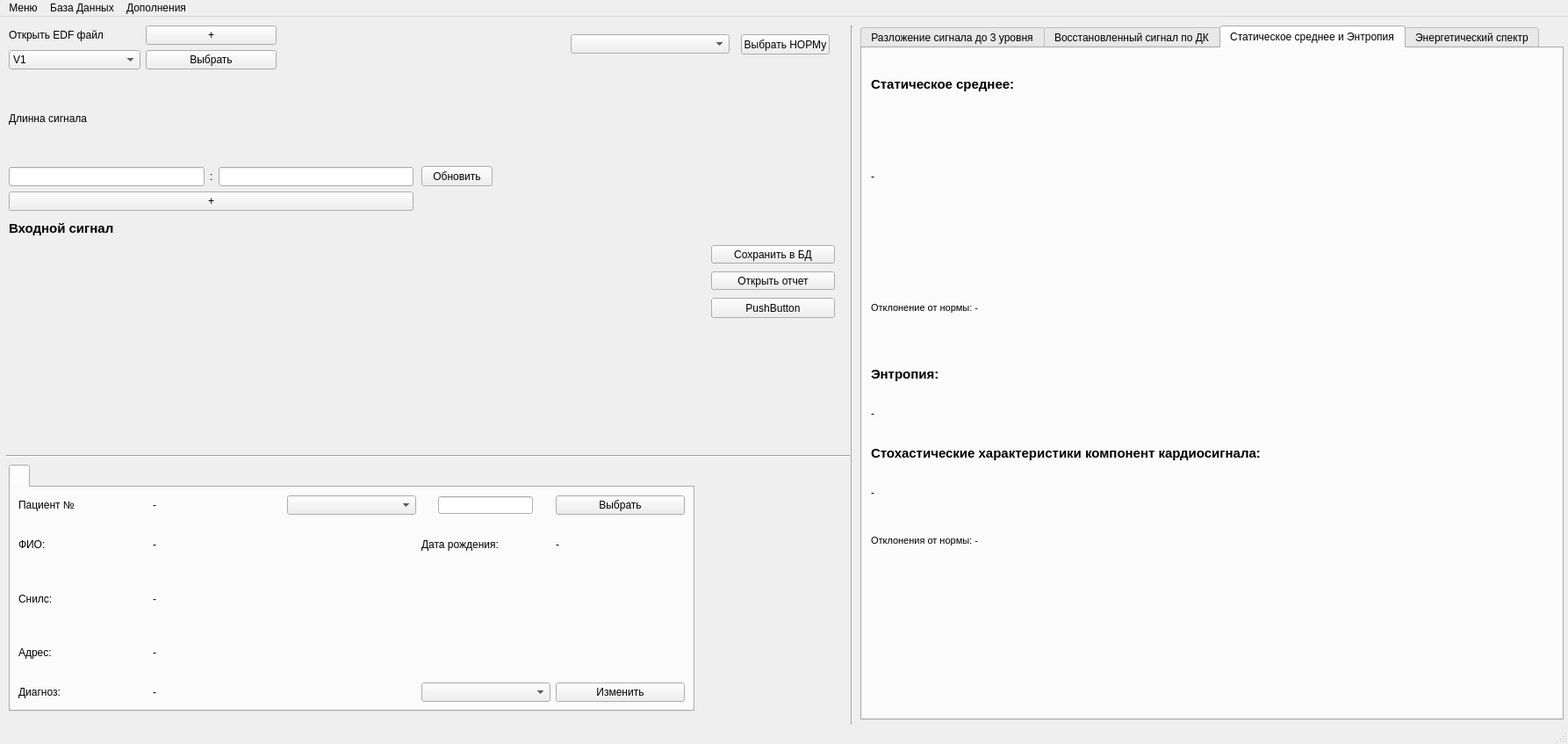
<?xml version="1.0" encoding="UTF-8"?>
<ui version="4.0">
 <class>MainWindow</class>
 <widget class="QMainWindow" name="MainWindow">
  <property name="geometry">
   <rect>
    <x>0</x>
    <y>0</y>
    <width>1786</width>
    <height>847</height>
   </rect>
  </property>
  <property name="windowTitle">
   <string>MainWindow</string>
  </property>
  <widget class="QWidget" name="centralwidget">
   <widget class="Line" name="line">
    <property name="geometry">
     <rect>
      <x>960</x>
      <y>10</y>
      <width>20</width>
      <height>881</height>
     </rect>
    </property>
    <property name="orientation">
     <enum>Qt::Vertical</enum>
    </property>
   </widget>
   <widget class="QWidget" name="layoutWidget">
    <property name="geometry">
     <rect>
      <x>10</x>
      <y>10</y>
      <width>461</width>
      <height>211</height>
     </rect>
    </property>
    <layout class="QVBoxLayout" name="verticalLayout">
     <item>
      <layout class="QGridLayout" name="gridLayout">
       <item row="0" column="0">
        <widget class="QLabel" name="label">
         <property name="text">
          <string>Открыть EDF файл</string>
         </property>
        </widget>
       </item>
       <item row="1" column="0">
        <widget class="QComboBox" name="comboBox">
         <item>
          <property name="text">
           <string>V1</string>
          </property>
         </item>
         <item>
          <property name="text">
           <string>V2</string>
          </property>
         </item>
         <item>
          <property name="text">
           <string>V3</string>
          </property>
         </item>
         <item>
          <property name="text">
           <string>VR</string>
          </property>
         </item>
         <item>
          <property name="text">
           <string>VL</string>
          </property>
         </item>
         <item>
          <property name="text">
           <string>VF</string>
          </property>
         </item>
        </widget>
       </item>
       <item row="0" column="1">
        <widget class="QPushButton" name="pushButton">
         <property name="text">
          <string>+</string>
         </property>
        </widget>
       </item>
       <item row="0" column="2">
        <widget class="QLabel" name="label_4">
         <property name="text">
          <string/>
         </property>
        </widget>
       </item>
       <item row="1" column="1">
        <widget class="QPushButton" name="pushButton_7">
         <property name="text">
          <string>Выбрать</string>
         </property>
        </widget>
       </item>
      </layout>
     </item>
     <item>
      <layout class="QGridLayout" name="gridLayout_2">
       <item row="1" column="2">
        <widget class="QLineEdit" name="lineEdit_2"/>
       </item>
       <item row="1" column="1">
        <widget class="QLabel" name="label_3">
         <property name="text">
          <string>:</string>
         </property>
        </widget>
       </item>
       <item row="1" column="0">
        <widget class="QLineEdit" name="lineEdit"/>
       </item>
       <item row="0" column="0">
        <widget class="QLabel" name="label_2">
         <property name="text">
          <string>Длинна сигнала</string>
         </property>
        </widget>
       </item>
      </layout>
     </item>
     <item>
      <widget class="QPushButton" name="pushButton_3">
       <property name="text">
        <string>+</string>
       </property>
      </widget>
     </item>
    </layout>
   </widget>
   <widget class="QPushButton" name="pushButton_4">
    <property name="geometry">
     <rect>
      <x>480</x>
      <y>170</y>
      <width>81</width>
      <height>23</height>
     </rect>
    </property>
    <property name="text">
     <string>Обновить</string>
    </property>
   </widget>
   <widget class="QTabWidget" name="tabWidget">
    <property name="geometry">
     <rect>
      <x>980</x>
      <y>10</y>
      <width>801</width>
      <height>791</height>
     </rect>
    </property>
    <property name="currentIndex">
     <number>2</number>
    </property>
    <widget class="QWidget" name="tab">
     <attribute name="title">
      <string>Разложение сигнала до 3 уровня</string>
     </attribute>
     <widget class="PlotWidget" name="widget" native="true">
      <property name="geometry">
       <rect>
        <x>10</x>
        <y>40</y>
        <width>779</width>
        <height>171</height>
       </rect>
      </property>
     </widget>
     <widget class="QLabel" name="label_7">
      <property name="geometry">
       <rect>
        <x>10</x>
        <y>10</y>
        <width>781</width>
        <height>21</height>
       </rect>
      </property>
      <property name="font">
       <font>
        <pointsize>11</pointsize>
        <weight>75</weight>
        <bold>true</bold>
       </font>
      </property>
      <property name="text">
       <string>Разложение сигнала до уровня 1</string>
      </property>
     </widget>
     <widget class="QLabel" name="label_8">
      <property name="geometry">
       <rect>
        <x>10</x>
        <y>220</y>
        <width>781</width>
        <height>21</height>
       </rect>
      </property>
      <property name="font">
       <font>
        <pointsize>11</pointsize>
        <weight>75</weight>
        <bold>true</bold>
       </font>
      </property>
      <property name="text">
       <string>Разложение сигнала до уровня 2</string>
      </property>
     </widget>
     <widget class="PlotWidget" name="widget_2" native="true">
      <property name="geometry">
       <rect>
        <x>10</x>
        <y>250</y>
        <width>779</width>
        <height>171</height>
       </rect>
      </property>
     </widget>
     <widget class="PlotWidget" name="widget_3" native="true">
      <property name="geometry">
       <rect>
        <x>10</x>
        <y>460</y>
        <width>779</width>
        <height>171</height>
       </rect>
      </property>
     </widget>
     <widget class="QLabel" name="label_9">
      <property name="geometry">
       <rect>
        <x>10</x>
        <y>430</y>
        <width>781</width>
        <height>21</height>
       </rect>
      </property>
      <property name="font">
       <font>
        <pointsize>11</pointsize>
        <weight>75</weight>
        <bold>true</bold>
       </font>
      </property>
      <property name="text">
       <string>Разложение сигнала до уровня 3</string>
      </property>
     </widget>
    </widget>
    <widget class="QWidget" name="tab_2">
     <attribute name="title">
      <string>Восстановленный сигнал по ДК</string>
     </attribute>
     <widget class="PlotWidget" name="widget_5" native="true">
      <property name="geometry">
       <rect>
        <x>10</x>
        <y>40</y>
        <width>779</width>
        <height>171</height>
       </rect>
      </property>
     </widget>
     <widget class="QLabel" name="label_10">
      <property name="geometry">
       <rect>
        <x>10</x>
        <y>10</y>
        <width>781</width>
        <height>21</height>
       </rect>
      </property>
      <property name="font">
       <font>
        <pointsize>11</pointsize>
        <weight>75</weight>
        <bold>true</bold>
       </font>
      </property>
      <property name="text">
       <string>Восстановленный сигнал по детализирующим коэфициентам на частоте:</string>
      </property>
     </widget>
     <widget class="QLabel" name="label_11">
      <property name="geometry">
       <rect>
        <x>10</x>
        <y>220</y>
        <width>781</width>
        <height>21</height>
       </rect>
      </property>
      <property name="font">
       <font>
        <pointsize>11</pointsize>
        <weight>75</weight>
        <bold>true</bold>
       </font>
      </property>
      <property name="text">
       <string>Восстановленный сигнал по детализирующим коэфициентам на частоте:</string>
      </property>
     </widget>
     <widget class="PlotWidget" name="widget_6" native="true">
      <property name="geometry">
       <rect>
        <x>10</x>
        <y>250</y>
        <width>779</width>
        <height>171</height>
       </rect>
      </property>
     </widget>
     <widget class="PlotWidget" name="widget_7" native="true">
      <property name="geometry">
       <rect>
        <x>10</x>
        <y>460</y>
        <width>779</width>
        <height>171</height>
       </rect>
      </property>
     </widget>
     <widget class="QLabel" name="label_12">
      <property name="geometry">
       <rect>
        <x>10</x>
        <y>430</y>
        <width>781</width>
        <height>21</height>
       </rect>
      </property>
      <property name="font">
       <font>
        <pointsize>11</pointsize>
        <weight>75</weight>
        <bold>true</bold>
       </font>
      </property>
      <property name="text">
       <string>Восстановленный сигнал по детализирующим коэфициентам на частоте:</string>
      </property>
     </widget>
    </widget>
    <widget class="QWidget" name="tab_3">
     <attribute name="title">
      <string>Статическое среднее и Энтропия</string>
     </attribute>
     <widget class="QLabel" name="label_13">
      <property name="geometry">
       <rect>
        <x>10</x>
        <y>30</y>
        <width>271</width>
        <height>21</height>
       </rect>
      </property>
      <property name="font">
       <font>
        <pointsize>11</pointsize>
        <weight>75</weight>
        <bold>true</bold>
       </font>
      </property>
      <property name="text">
       <string>Статическое среднее:</string>
      </property>
     </widget>
     <widget class="QLabel" name="label_14">
      <property name="geometry">
       <rect>
        <x>10</x>
        <y>360</y>
        <width>271</width>
        <height>21</height>
       </rect>
      </property>
      <property name="font">
       <font>
        <pointsize>11</pointsize>
        <weight>75</weight>
        <bold>true</bold>
       </font>
      </property>
      <property name="text">
       <string>Энтропия:</string>
      </property>
     </widget>
     <widget class="QLabel" name="label_15">
      <property name="geometry">
       <rect>
        <x>10</x>
        <y>60</y>
        <width>771</width>
        <height>171</height>
       </rect>
      </property>
      <property name="text">
       <string>-</string>
      </property>
     </widget>
     <widget class="QLabel" name="label_16">
      <property name="geometry">
       <rect>
        <x>10</x>
        <y>390</y>
        <width>771</width>
        <height>51</height>
       </rect>
      </property>
      <property name="text">
       <string>-</string>
      </property>
     </widget>
     <widget class="QLabel" name="label_29">
      <property name="geometry">
       <rect>
        <x>10</x>
        <y>240</y>
        <width>771</width>
        <height>111</height>
       </rect>
      </property>
      <property name="font">
       <font>
        <pointsize>8</pointsize>
        <weight>50</weight>
        <bold>false</bold>
       </font>
      </property>
      <property name="text">
       <string>Отклонение от нормы: -</string>
      </property>
     </widget>
     <widget class="QLabel" name="label_35">
      <property name="geometry">
       <rect>
        <x>10</x>
        <y>450</y>
        <width>781</width>
        <height>21</height>
       </rect>
      </property>
      <property name="font">
       <font>
        <pointsize>11</pointsize>
        <weight>75</weight>
        <bold>true</bold>
       </font>
      </property>
      <property name="text">
       <string>Стохастические характеристики компонент кардиосигнала:</string>
      </property>
     </widget>
     <widget class="QLabel" name="label_36">
      <property name="geometry">
       <rect>
        <x>10</x>
        <y>480</y>
        <width>771</width>
        <height>51</height>
       </rect>
      </property>
      <property name="text">
       <string>-</string>
      </property>
     </widget>
     <widget class="QLabel" name="label_37">
      <property name="geometry">
       <rect>
        <x>10</x>
        <y>540</y>
        <width>771</width>
        <height>41</height>
       </rect>
      </property>
      <property name="font">
       <font>
        <pointsize>8</pointsize>
        <weight>50</weight>
        <bold>false</bold>
       </font>
      </property>
      <property name="text">
       <string>Отклонения от нормы: -</string>
      </property>
     </widget>
    </widget>
    <widget class="QWidget" name="tab_4">
     <attribute name="title">
      <string>Энергетический спектр</string>
     </attribute>
     <widget class="PlotWidget" name="widget_8" native="true">
      <property name="geometry">
       <rect>
        <x>10</x>
        <y>40</y>
        <width>779</width>
        <height>171</height>
       </rect>
      </property>
     </widget>
     <widget class="QLabel" name="label_17">
      <property name="geometry">
       <rect>
        <x>10</x>
        <y>10</y>
        <width>781</width>
        <height>21</height>
       </rect>
      </property>
      <property name="font">
       <font>
        <pointsize>11</pointsize>
        <weight>75</weight>
        <bold>true</bold>
       </font>
      </property>
      <property name="text">
       <string>Энергетический спектр PS1</string>
      </property>
     </widget>
     <widget class="PlotWidget" name="widget_9" native="true">
      <property name="geometry">
       <rect>
        <x>10</x>
        <y>250</y>
        <width>779</width>
        <height>171</height>
       </rect>
      </property>
     </widget>
     <widget class="QLabel" name="label_18">
      <property name="geometry">
       <rect>
        <x>10</x>
        <y>220</y>
        <width>781</width>
        <height>21</height>
       </rect>
      </property>
      <property name="font">
       <font>
        <pointsize>11</pointsize>
        <weight>75</weight>
        <bold>true</bold>
       </font>
      </property>
      <property name="text">
       <string>Энергетический спектр PS2</string>
      </property>
     </widget>
     <widget class="QLabel" name="label_31">
      <property name="geometry">
       <rect>
        <x>10</x>
        <y>430</y>
        <width>781</width>
        <height>21</height>
       </rect>
      </property>
      <property name="font">
       <font>
        <pointsize>11</pointsize>
        <weight>75</weight>
        <bold>true</bold>
       </font>
      </property>
      <property name="text">
       <string>Энергетический спектр PS3</string>
      </property>
     </widget>
     <widget class="PlotWidget" name="widget_18" native="true">
      <property name="geometry">
       <rect>
        <x>10</x>
        <y>460</y>
        <width>779</width>
        <height>171</height>
       </rect>
      </property>
     </widget>
    </widget>
   </widget>
   <widget class="PlotWidget" name="widget_4" native="true">
    <property name="geometry">
     <rect>
      <x>10</x>
      <y>260</y>
      <width>781</width>
      <height>229</height>
     </rect>
    </property>
   </widget>
   <widget class="QLabel" name="label_32">
    <property name="geometry">
     <rect>
      <x>10</x>
      <y>230</y>
      <width>781</width>
      <height>21</height>
     </rect>
    </property>
    <property name="font">
     <font>
      <pointsize>11</pointsize>
      <weight>75</weight>
      <bold>true</bold>
     </font>
    </property>
    <property name="text">
     <string>Входной сигнал</string>
    </property>
   </widget>
   <widget class="QPushButton" name="pushButton_5">
    <property name="geometry">
     <rect>
      <x>810</x>
      <y>260</y>
      <width>141</width>
      <height>21</height>
     </rect>
    </property>
    <property name="text">
     <string>Сохранить в БД</string>
    </property>
   </widget>
   <widget class="QPushButton" name="pushButton_6">
    <property name="geometry">
     <rect>
      <x>810</x>
      <y>290</y>
      <width>141</width>
      <height>21</height>
     </rect>
    </property>
    <property name="text">
     <string>Открыть отчет</string>
    </property>
   </widget>
   <widget class="QTabWidget" name="tabWidget">
    <property name="geometry">
     <rect>
      <x>10</x>
      <y>510</y>
      <width>781</width>
      <height>281</height>
     </rect>
    </property>
    <widget class="QWidget" name="Page1">
     <attribute name="title">
      <string/>
     </attribute>
     <layout class="QGridLayout" name="gridLayout_4">
      <item row="3" column="0">
       <widget class="QLabel" name="label_28">
        <property name="text">
         <string>Адрес:</string>
        </property>
       </widget>
      </item>
      <item row="0" column="0">
       <widget class="QLabel" name="label_19">
        <property name="text">
         <string>Пациент № </string>
        </property>
       </widget>
      </item>
      <item row="4" column="0">
       <widget class="QLabel" name="label_33">
        <property name="text">
         <string>Диагноз:</string>
        </property>
       </widget>
      </item>
      <item row="3" column="1" colspan="4">
       <widget class="QLabel" name="label_27">
        <property name="text">
         <string>-</string>
        </property>
       </widget>
      </item>
      <item row="1" column="4">
       <widget class="QLabel" name="label_24">
        <property name="text">
         <string>-</string>
        </property>
       </widget>
      </item>
      <item row="0" column="1">
       <widget class="QLabel" name="label_26">
        <property name="text">
         <string>-</string>
        </property>
       </widget>
      </item>
      <item row="4" column="1" colspan="2">
       <widget class="QLabel" name="label_34">
        <property name="text">
         <string>-</string>
        </property>
       </widget>
      </item>
      <item row="0" column="2">
       <widget class="QComboBox" name="comboBox_2"/>
      </item>
      <item row="1" column="0">
       <widget class="QLabel" name="label_20">
        <property name="text">
         <string>ФИО: </string>
        </property>
       </widget>
      </item>
      <item row="1" column="3">
       <widget class="QLabel" name="label_21">
        <property name="text">
         <string>Дата рождения:</string>
        </property>
       </widget>
      </item>
      <item row="1" column="1" colspan="2">
       <widget class="QLabel" name="label_23">
        <property name="text">
         <string>-</string>
        </property>
       </widget>
      </item>
      <item row="2" column="1" colspan="4">
       <widget class="QLabel" name="label_25">
        <property name="text">
         <string>-</string>
        </property>
       </widget>
      </item>
      <item row="2" column="0">
       <widget class="QLabel" name="label_22">
        <property name="text">
         <string>Снилс:</string>
        </property>
       </widget>
      </item>
      <item row="4" column="4">
       <widget class="QPushButton" name="pushButton_10">
        <property name="text">
         <string>Изменить</string>
        </property>
       </widget>
      </item>
      <item row="4" column="3">
       <widget class="QComboBox" name="comboBox_4"/>
      </item>
      <item row="0" column="4">
       <widget class="QPushButton" name="pushButton_8">
        <property name="text">
         <string>Выбрать</string>
        </property>
       </widget>
      </item>
      <item row="0" column="3" alignment="Qt::AlignHCenter">
       <widget class="QLineEdit" name="lineEdit_3">
        <property name="maximumSize">
         <size>
          <width>473</width>
          <height>20</height>
         </size>
        </property>
       </widget>
      </item>
     </layout>
    </widget>
   </widget>
   <widget class="Line" name="line_2">
    <property name="geometry">
     <rect>
      <x>7</x>
      <y>490</y>
      <width>961</width>
      <height>20</height>
     </rect>
    </property>
    <property name="orientation">
     <enum>Qt::Horizontal</enum>
    </property>
   </widget>
   <widget class="QPushButton" name="pushButton_2">
    <property name="geometry">
     <rect>
      <x>810</x>
      <y>320</y>
      <width>141</width>
      <height>23</height>
     </rect>
    </property>
    <property name="text">
     <string>PushButton</string>
    </property>
   </widget>
   <widget class="QPushButton" name="pushButton_9">
    <property name="geometry">
     <rect>
      <x>844</x>
      <y>20</y>
      <width>101</width>
      <height>23</height>
     </rect>
    </property>
    <property name="text">
     <string>Выбрать НОРМу</string>
    </property>
   </widget>
   <widget class="QComboBox" name="comboBox_3">
    <property name="geometry">
     <rect>
      <x>650</x>
      <y>20</y>
      <width>181</width>
      <height>22</height>
     </rect>
    </property>
   </widget>
  </widget>
  <widget class="QMenuBar" name="menubar">
   <property name="geometry">
    <rect>
     <x>0</x>
     <y>0</y>
     <width>1786</width>
     <height>21</height>
    </rect>
   </property>
   <widget class="QMenu" name="menu">
    <property name="title">
     <string>Меню</string>
    </property>
    <addaction name="action"/>
   </widget>
   <widget class="QMenu" name="menu_2">
    <property name="title">
     <string>База Данных</string>
    </property>
    <addaction name="action_2"/>
    <addaction name="separator"/>
    <addaction name="action_4"/>
    <addaction name="action_5"/>
    <addaction name="action_6"/>
   </widget>
   <widget class="QMenu" name="menu_3">
    <property name="title">
     <string>Дополнения</string>
    </property>
    <addaction name="action_3"/>
   </widget>
   <addaction name="menu"/>
   <addaction name="menu_2"/>
   <addaction name="menu_3"/>
  </widget>
  <widget class="QStatusBar" name="statusbar"/>
  <action name="action">
   <property name="text">
    <string>Выход</string>
   </property>
  </action>
  <action name="action_2">
   <property name="text">
    <string>Открыть Базу данных</string>
   </property>
  </action>
  <action name="action_4">
   <property name="text">
    <string>Добавить &quot;Пациента&quot; в Базу Данных</string>
   </property>
  </action>
  <action name="action_3">
   <property name="text">
    <string>Работа с изображениями</string>
   </property>
  </action>
  <action name="action_5">
   <property name="text">
    <string>Добавить значение &quot;Норм&quot; в Базу Данных</string>
   </property>
  </action>
  <action name="action_6">
   <property name="text">
    <string>Добавить название &quot;Болезни&quot; в Базу данных</string>
   </property>
  </action>
 </widget>
 <customwidgets>
  <customwidget>
   <class>PlotWidget</class>
   <extends>QWidget</extends>
   <header>pyqtgraph</header>
   <container>1</container>
  </customwidget>
 </customwidgets>
 <resources/>
 <connections/>
</ui>
